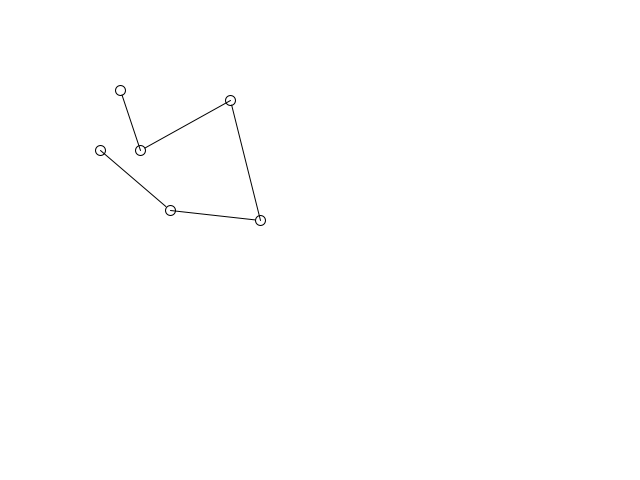
Frame 1 (no input)
Frame 60 (the mouse pressed at the canvas centre just before this capture): identical to frame 1, image omitted
Frame 120 (the mouse held since frame 60 and released just before this capture): identical to frame 1, image omitted

The Processing sketch that drew this single still picture (run headless with seeded random() and noise(); from frame 60 on, the mouse is pressed at the canvas centre):

// Processing sketch: processing_65627
// ── processing_65627.pde

PVector [] pj = new PVector[6];
void setup() {
  size(640, 480);
  pj[0] = new PVector(100, 150);
  pj[1] = new PVector(170, 210);
  pj[2] = new PVector(260, 220);
  pj[3] = new PVector(230, 100);
  pj[4] = new PVector(140, 150);
  pj[5] = new PVector(120, 90);
}
void draw() {
  //  translate(width*0.25,height*0.25);

  background(255);
  PVector m = new PVector(mouseX, mouseY);
  for (int i = 0; i < pj.length; i++) {
    ellipse(pj[i].x, pj[i].y, 10, 10);
    if (i<pj.length-1)line(pj[i].x, pj[i].y, pj[i+1].x, pj[i+1].y);
  }
  if (inPolyCheck(m, pj)==1) ellipse(m.x, m.y, 15, 15);
}
int inPolyCheck(PVector v, PVector [] p) {
  float a = 0;
  for (int i =0; i<p.length-1; ++i) {
    PVector v1 = p[i].get();
    PVector v2 = p[i+1].get();
    a += vAtan2cent180(v, v1, v2);
  }
  PVector v1 = p[p.length-1].get();
  PVector v2 = p[0].get();
  a += vAtan2cent180(v, v1, v2);
//  if (a < 0.001) println(degrees(a));

  if (abs(abs(a) - TWO_PI) < 0.01) return 1;
  else return 0;
}
float vAtan2cent180(PVector cent, PVector v2, PVector v1) {
  PVector vA = v1.get();
  PVector vB = v2.get();
  vA.sub(cent);
  vB.sub(cent);
  vB.mult(-1);
  float ang = atan2(vB.x, vB.y) - atan2(vA.x, vA.y);
  if (ang < 0) ang = TWO_PI + ang;
  ang-=PI;
  return ang;
}
